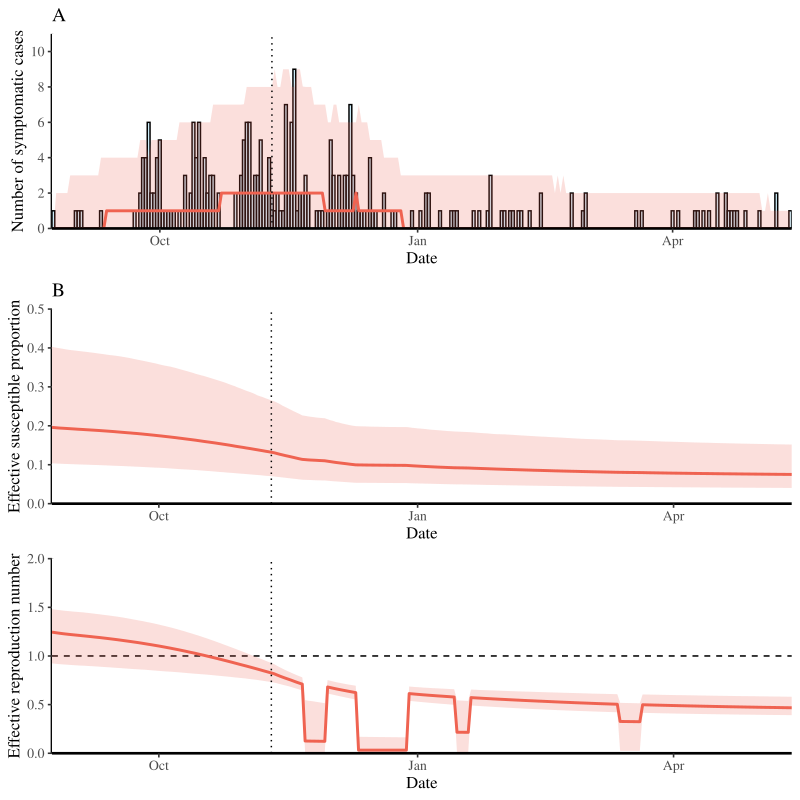

R code for this plot:
library(rstan)
library(dplyr)
library(ggplot2); theme_set(theme_bw(base_family = "Times", base_size=12))
library(egg)
load("../data_processed/iowa.rda")
load("../stanfit/stanfit_seirv_final.rda")

standata <- list(
  nday=nrow(iowa),
  N=20496,
  sigma=1/17,
  gamma=1/7,
  drate=1/7,
  nu=iowa$vax_doses/20496,
  holiday1=ifelse(iowa$date >= "2015-11-22" & iowa$date <= "2015-11-29", 1, 0), ## thanksgiving
  holiday2=ifelse(iowa$date >= "2015-12-11" & iowa$date <= "2015-12-28", 1, 0), ## winter break
  holiday3=ifelse(iowa$date >= "2016-01-15" & iowa$date <= "2016-01-19", 1, 0), ## between-semester
  holiday4=ifelse(iowa$date >= "2016-03-13" & iowa$date <= "2016-03-20", 1, 0), ## spring break
  likelihood=1L,
  cases=iowa$onset
)

ee <- rstan::extract(stanfit_seirv_final)

npost <- length(ee$beta0)

onsetdata <- data.frame(
  date=iowa$date,
  median=apply(ee$pred_cases_s+ee$pred_cases_v, 2, median),
  lwr=apply(ee$pred_cases_s+ee$pred_cases_v, 2, quantile, 0.025),
  upr=apply(ee$pred_cases_s+ee$pred_cases_v, 2, quantile, 0.975)
)

Smat <- sapply(1:npost, function(x) {
  (ee$S[x,] + ee$V[x,] + (1-ee$efficacy[x]) * ee$P[x,])/20496
})

Sdata <- data.frame(
  date=iowa$date,
  median=apply(Smat, 1, median),
  lwr=apply(Smat, 1, quantile, 0.025),
  upr=apply(Smat, 1, quantile, 0.975)
)

Reffmat <- sapply(1:npost, function(x) {
  ee$beta0[x] *
    (1 - ee$reduction1[x] * standata$holiday1  - 
       ee$reduction2[x] * standata$holiday2  - 
       ee$reduction3[x] * standata$holiday3  - 
       ee$reduction4[x] * standata$holiday4) * (ee$S[x,] + ee$V[x,] + (1-ee$efficacy[x]) * ee$P[x,])/20496*7
})

Reffdata <- data.frame(
  date=iowa$date,
  median=apply(Reffmat, 1, median),
  lwr=apply(Reffmat, 1, quantile, 0.025),
  upr=apply(Reffmat, 1, quantile, 0.975)
)

g1 <- ggplot(iowa) +
  geom_bar(aes(date, onset), stat="identity", fill = "#CCECF8", width=1, col="black") +
  geom_ribbon(data=onsetdata, aes(date, ymin=lwr, ymax=upr), alpha=0.2, fill="#EF6351") +
  geom_line(data=onsetdata, aes(date, median), col="#EF6351", lwd=1) +
  geom_vline(xintercept=as.Date("2015-11-10"), lty=3) +
  scale_x_date("Date", expand=c(0, 0)) +
  scale_y_continuous("Number of symptomatic cases", expand=c(0, 0), limits=c(0, 11),
                     breaks=c(0, 2, 4, 6, 8, 10)) +
  ggtitle("A") +
  theme(
    panel.grid = element_blank(),
    panel.border = element_blank(),
    axis.line = element_line(size=0.9)
  )

g2 <- ggplot(Sdata) +
  geom_ribbon(aes(date, ymin=lwr, ymax=upr), alpha=0.2, fill="#EF6351") +
  geom_line(aes(date, median), col="#EF6351", lwd=1) +
  geom_vline(xintercept=as.Date("2015-11-10"), lty=3) +
  scale_x_date("Date", expand=c(0, 0)) +
  scale_y_continuous("Effective susceptible proportion", limits=c(0, 0.5), expand=c(0, 0)) +
  ggtitle("B") +
  theme(
    panel.grid = element_blank(),
    panel.border = element_blank(),
    axis.line = element_line(size=0.9)
  )

g3 <- ggplot(Reffdata) +
  geom_hline(yintercept=1, lty=2) +
  geom_ribbon(aes(date, ymin=lwr, ymax=upr), alpha=0.2, fill="#EF6351") +
  geom_line(aes(date, median), col="#EF6351", lwd=1) +
  geom_vline(xintercept=as.Date("2015-11-10"), lty=3) +
  scale_x_date("Date", expand=c(0, 0)) +
  scale_y_continuous("Effective reproduction number", limits=c(0, 2.2), expand=c(0, 0)) +
  theme(
    panel.grid = element_blank(),
    panel.border = element_blank(),
    axis.line = element_line(size=0.9)
  )

gtot <- ggarrange(g1, g2, g3, ncol=1)

ggsave("figure_stanfit_trajectory.pdf", gtot, width=8, height=8)
